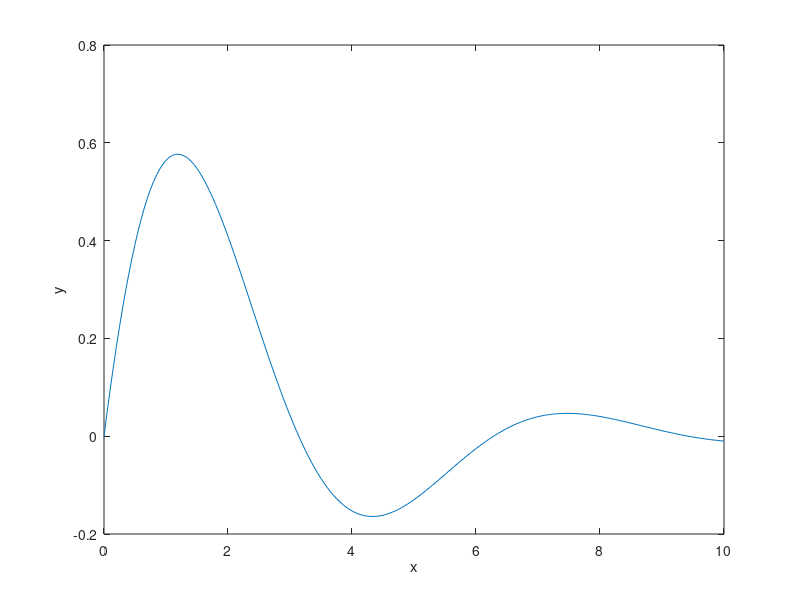

Recreate this plot in MATLAB.
% L2_2 equivalent to L2_1; Figure 2.1 
% Copyright S. Nakamura, 1995
set(gcf, 'NumberTitle','off','Name', 'Figure 2.1;  List 2.2')

clear,clf,hold off
x = (0:0.05:10)';
y=sin(x).*exp(-0.4*x);
plot(x,y)
xlabel('x'); ylabel('y')
